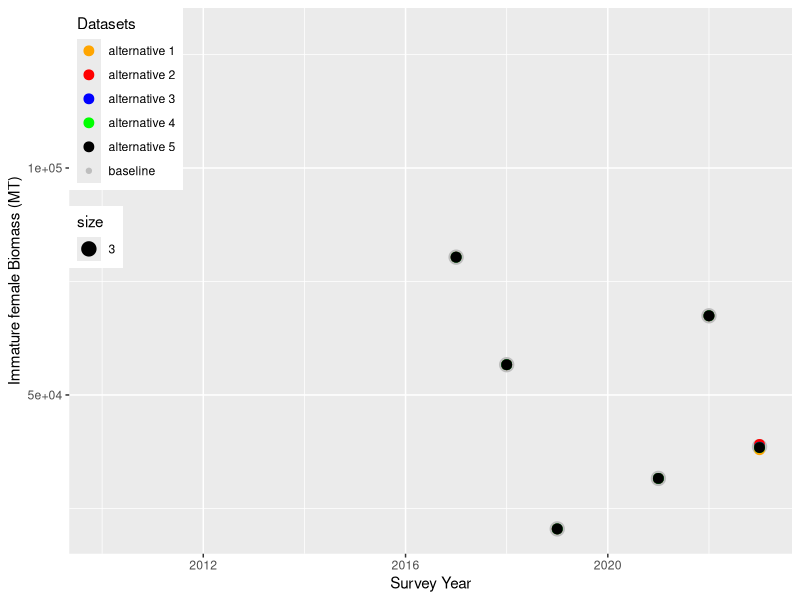
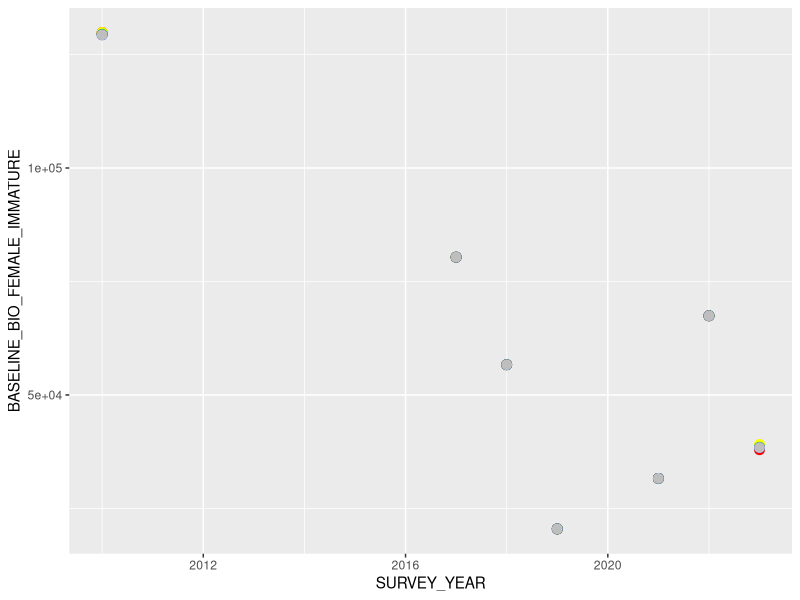
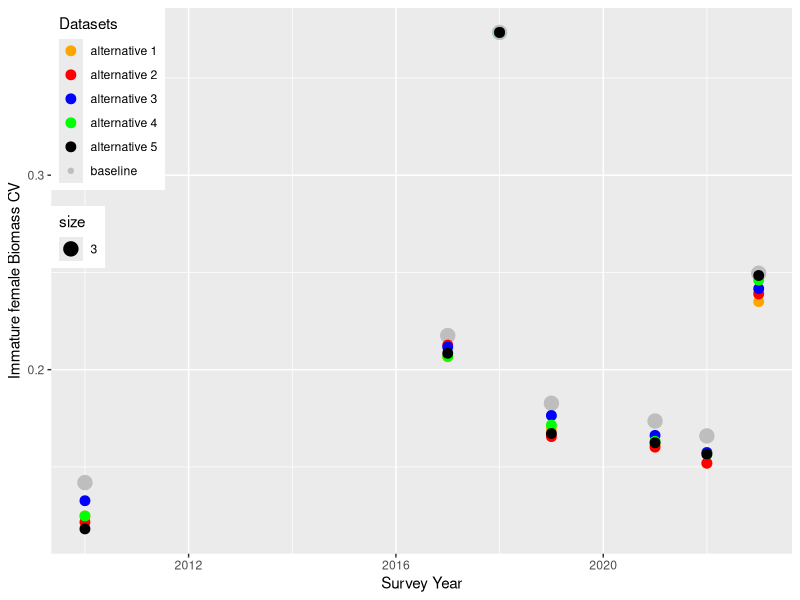
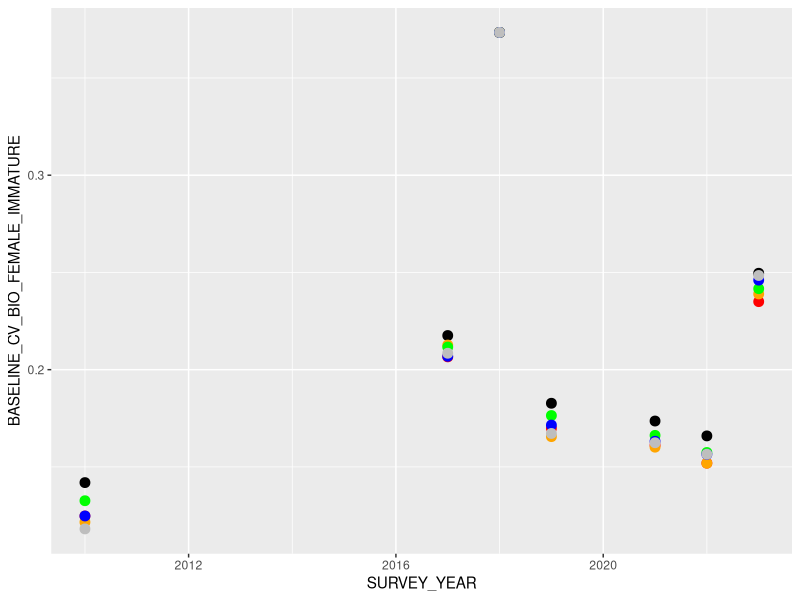
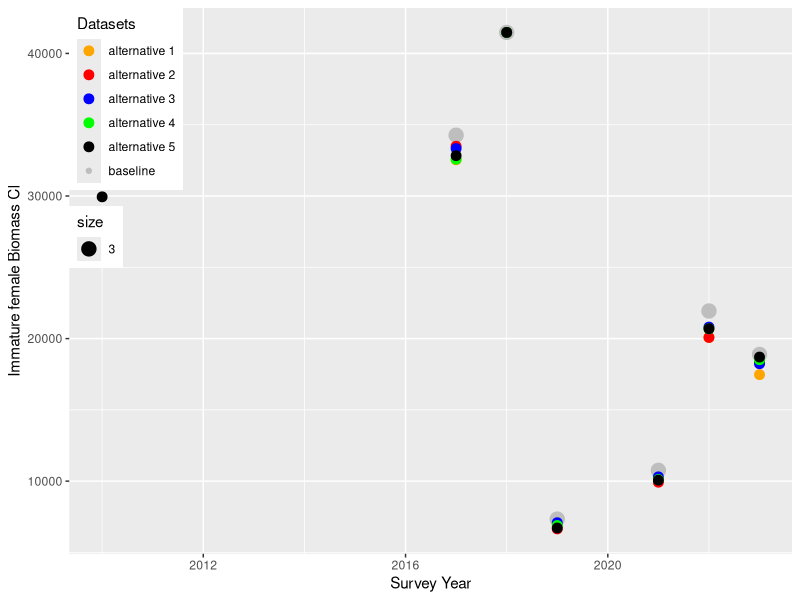
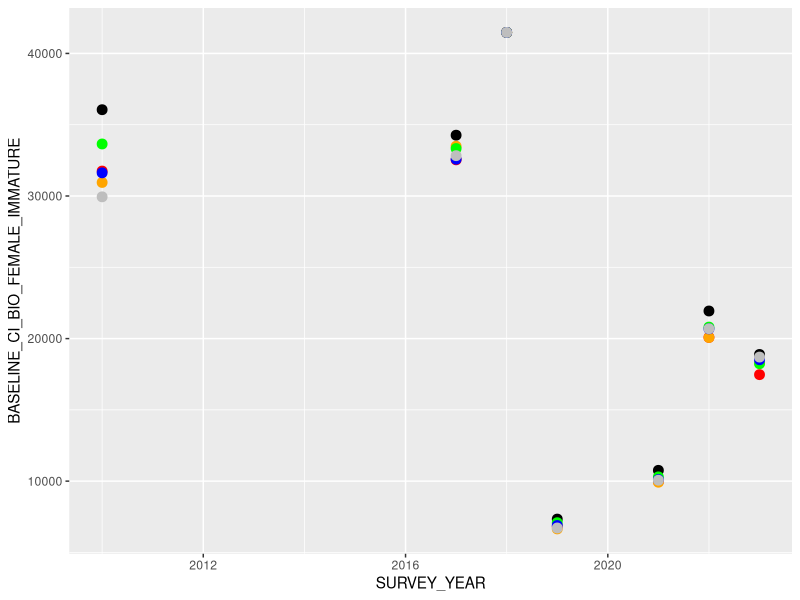

Source code (R) for these figures, in order:
library(tidyverse)
library(ggplot2)
library(dplyr)

##### Import data
base_bio<-read_csv("./Data/nbs_co_bio_baseline_v2022.csv")
alt_1_bio<-read_csv("./Data/nbs_co_bio_alt_strata_1.csv")
alt_2_bio<-read_csv("./Data/nbs_co_bio_alt_strata_2.csv")
alt_3_bio<-read_csv("./Data/nbs_co_bio_alt_strata_3.csv")
alt_4_bio<-read_csv("./Data/nbs_co_bio_alt_strata_4.csv")
alt_5_bio<-read_csv("./Data/nbs_co_bio_alt_strata_5.csv")

base_abun<-read_csv("./Data/nbs_co_abun_baseline_v2022.csv")
alt_1_abun<-read_csv("./Data/nbs_co_abun_alt_strata_1.csv")
alt_2_abun<-read_csv("./Data/nbs_co_abun_alt_strata_2.csv")
alt_3_abun<-read_csv("./Data/nbs_co_abun_alt_strata_3.csv")
alt_4_abun<-read_csv("./Data/nbs_co_abun_alt_strata_4.csv")
alt_5_abun<-read_csv("./Data/nbs_co_abun_alt_strata_5.csv")

base_abun
#########  biomass
base_bio %>%
  select(SURVEY_YEAR, BIOMASS_FEMALE_IMMATURE, CV_BIOMASS_FEMALE_IMMATURE, CI_BIOMASS_FEMALE_IMMATURE) %>%
  rename_all(~c("SURVEY_YEAR", "BASELINE_BIO_FEMALE_IMMATURE", "BASELINE_CV_BIO_FEMALE_IMMATURE", "BASELINE_CI_BIO_FEMALE_IMMATURE")) -> base_immatfembio
  
alt_1_bio %>% 
  select(BIOMASS_FEMALE_IMMATURE, CV_BIOMASS_FEMALE_IMMATURE, CI_BIOMASS_FEMALE_IMMATURE) %>%
     rename_all(~c("ALT1_BIO_FEMALE_IMMATURE", "ALT1_CV_BIO_FEMALE_IMMATURE", "ALT1_CI_BIO_FEMALE_IMMATURE"))-> alt_1_immatfembio

alt_2_bio %>% 
  select(BIOMASS_FEMALE_IMMATURE, CV_BIOMASS_FEMALE_IMMATURE, CI_BIOMASS_FEMALE_IMMATURE) %>%
   rename_all(~c("ALT2_BIO_FEMALE_IMMATURE", "ALT2_CV_BIO_FEMALE_IMMATURE", "ALT2_CI_BIO_FEMALE_IMMATURE"))-> alt_2_immatfembio

alt_3_bio %>% 
  select(BIOMASS_FEMALE_IMMATURE, CV_BIOMASS_FEMALE_IMMATURE, CI_BIOMASS_FEMALE_IMMATURE) %>%
   rename_all(~c("ALT3_BIO_FEMALE_IMMATURE", "ALT3_CV_BIO_FEMALE_IMMATURE", "ALT3_CI_BIO_FEMALE_IMMATURE"))-> alt_3_immatfembio

alt_4_bio %>% 
  select(BIOMASS_FEMALE_IMMATURE, CV_BIOMASS_FEMALE_IMMATURE, CI_BIOMASS_FEMALE_IMMATURE) %>%
   rename_all(~c("ALT4_BIO_FEMALE_IMMATURE", "ALT4_CV_BIO_FEMALE_IMMATURE", "ALT4_CI_BIO_FEMALE_IMMATURE"))-> alt_4_immatfembio

alt_5_bio %>% 
  select(BIOMASS_FEMALE_IMMATURE, CV_BIOMASS_FEMALE_IMMATURE, CI_BIOMASS_FEMALE_IMMATURE) %>%
  rename_all(~c("ALT5_BIO_FEMALE_IMMATURE", "ALT5_CV_BIO_FEMALE_IMMATURE", "ALT5_CI_BIO_FEMALE_IMMATURE"))-> alt_5_immatfembio

all_bio<-as.data.frame(cbind(base_immatfembio, alt_1_immatfembio, alt_2_immatfembio, alt_3_immatfembio, alt_4_immatfembio, alt_5_immatfembio))
###########

base_abun %>%
  select(SURVEY_YEAR, NUM_FEMALE_IMMATURE, CV_NUM_FEMALE_IMMATURE, CI_NUM_FEMALE_IMMATURE) %>%
  rename_all(~c("SURVEY_YEAR", "BASELINE_ABUN_FEMALE_IMMATURE", "BASELINE_CV_ABUN_FEMALE_IMMATURE","BASELINE_CI_ABUN_FEMALE_IMMATURE")) -> base_immatfemabun

alt_1_abun %>%
  select(NUM_FEMALE_IMMATURE, CV_NUM_FEMALE_IMMATURE, CI_NUM_FEMALE_IMMATURE) %>%
  rename_all(~c("ALT1_ABUN_FEMALE_IMMATURE", "ALT1_CV_ABUN_FEMALE_IMMATURE","ALT1_CI_ABUN_FEMALE_IMMATURE")) -> alt_1_immatfemabun

alt_2_abun %>%
  select(NUM_FEMALE_IMMATURE, CV_NUM_FEMALE_IMMATURE, CI_NUM_FEMALE_IMMATURE) %>%
  rename_all(~c("ALT2_ABUN_FEMALE_IMMATURE", "ALT2_CV_ABUN_FEMALE_IMMATURE","ALT2_CI_ABUN_FEMALE_IMMATURE")) -> alt_2_immatfemabun

alt_3_abun %>%
  select(NUM_FEMALE_IMMATURE, CV_NUM_FEMALE_IMMATURE, CI_NUM_FEMALE_IMMATURE) %>%
  rename_all(~c("ALT3_ABUN_FEMALE_IMMATURE", "ALT3_CV_ABUN_FEMALE_IMMATURE","ALT3_CI_ABUN_FEMALE_IMMATURE")) -> alt_3_immatfemabun

alt_4_abun %>%
  select(NUM_FEMALE_IMMATURE, CV_NUM_FEMALE_IMMATURE, CI_NUM_FEMALE_IMMATURE) %>%
  rename_all(~c("ALT4_ABUN_FEMALE_IMMATURE", "ALT4_CV_ABUN_FEMALE_IMMATURE","ALT4_CI_ABUN_FEMALE_IMMATURE")) -> alt_4_immatfemabun

alt_5_abun %>%
  select(NUM_FEMALE_IMMATURE, CV_NUM_FEMALE_IMMATURE, CI_NUM_FEMALE_IMMATURE) %>%
  rename_all(~c("ALT5_ABUN_FEMALE_IMMATURE", "ALT5_CV_ABUN_FEMALE_IMMATURE","ALT5_CI_ABUN_FEMALE_IMMATURE")) -> alt_5_immatfemabun

all_abun<-as.data.frame(cbind(base_immatfemabun, alt_1_immatfemabun, alt_2_immatfemabun, alt_3_immatfemabun, alt_4_immatfemabun, alt_5_immatfemabun))

################################ LE67 BIOMASS #########################################################################
names(all_bio)

ggplot(all_bio, aes(x=SURVEY_YEAR, y=BASELINE_BIO_FEMALE_IMMATURE, color ="baseline", size = 3))+
  geom_point()+  
  geom_point(aes(y=ALT1_BIO_FEMALE_IMMATURE, color = "alternative 1"), size = 3) +
  geom_point(aes(y=ALT2_BIO_FEMALE_IMMATURE, color = "alternative 2"), size = 3)+
  geom_point(aes(y=ALT3_BIO_FEMALE_IMMATURE, color = "alternative 3"), size = 3)+
  geom_point(aes(y=ALT4_BIO_FEMALE_IMMATURE, color = "alternative 4"), size = 3)+
  geom_point(aes(y=ALT5_BIO_FEMALE_IMMATURE, color = "alternative 5"), size = 3)+
  labs(colour="Datasets",y="Immature female Biomass (MT)",x="Survey Year")+ 
  theme(legend.position = c(0, 1),legend.justification = c(0, 1))+
  scale_color_manual(values = c("orange","red", "blue", "green", "black","grey"))
  
  
  
  

ggplot(all_bio, aes(x=SURVEY_YEAR))+
  geom_point(aes(y=BASELINE_BIO_FEMALE_IMMATURE), color ="black", size = 3) +
  geom_point(aes(y=ALT1_BIO_FEMALE_IMMATURE), color = "red", size = 3) +
  geom_point(aes(y=ALT2_BIO_FEMALE_IMMATURE), color = "yellow", size = 3)+
  geom_point(aes(y=ALT3_BIO_FEMALE_IMMATURE), color = "green", size = 3)+
  geom_point(aes(y=ALT4_BIO_FEMALE_IMMATURE), color = "blue", size = 3)+
  geom_point(aes(y=ALT5_BIO_FEMALE_IMMATURE), color = "grey", size = 3)

################################ LE67 BIOMASS CV #########################################################################
names(all_bio)

ggplot(all_bio, aes(x=SURVEY_YEAR, y=BASELINE_CV_BIO_FEMALE_IMMATURE, color ="baseline", size = 3))+
  geom_point()+  
  geom_point(aes(y=ALT1_CV_BIO_FEMALE_IMMATURE, color = "alternative 1"), size = 3) +
  geom_point(aes(y=ALT2_CV_BIO_FEMALE_IMMATURE, color = "alternative 2"), size = 3)+
  geom_point(aes(y=ALT3_CV_BIO_FEMALE_IMMATURE, color = "alternative 3"), size = 3)+
  geom_point(aes(y=ALT4_CV_BIO_FEMALE_IMMATURE, color = "alternative 4"), size = 3)+
  geom_point(aes(y=ALT5_CV_BIO_FEMALE_IMMATURE, color = "alternative 5"), size = 3)+
  labs(colour="Datasets",y="Immature female Biomass CV",x="Survey Year")+ 
  theme(legend.position = c(0, 1),legend.justification = c(0, 1))+
  scale_color_manual(values = c("orange","red", "blue", "green", "black","grey"))


ggplot(all_bio, aes(x=SURVEY_YEAR))+
  geom_point(aes(y=BASELINE_CV_BIO_FEMALE_IMMATURE), color ="black", size = 3) +
  geom_point(aes(y=ALT1_CV_BIO_FEMALE_IMMATURE), color = "red", size = 3) +
  geom_point(aes(y=ALT2_CV_BIO_FEMALE_IMMATURE), color = "orange", size = 3)+
  geom_point(aes(y=ALT3_CV_BIO_FEMALE_IMMATURE), color = "green", size = 3)+
  geom_point(aes(y=ALT4_CV_BIO_FEMALE_IMMATURE), color = "blue", size = 3)+
  geom_point(aes(y=ALT5_CV_BIO_FEMALE_IMMATURE), color = "grey", size = 3)
  

################################ LE67 BIOMASS CI #########################################################################
names(all_bio)

ggplot(all_bio, aes(x=SURVEY_YEAR, y=BASELINE_CI_BIO_FEMALE_IMMATURE, color ="baseline", size = 3))+
  geom_point()+  
  geom_point(aes(y=ALT1_CI_BIO_FEMALE_IMMATURE, color = "alternative 1"), size = 3)+
  geom_point(aes(y=ALT2_CI_BIO_FEMALE_IMMATURE, color = "alternative 2"), size = 3)+
  geom_point(aes(y=ALT3_CI_BIO_FEMALE_IMMATURE, color = "alternative 3"), size = 3)+
  geom_point(aes(y=ALT4_CI_BIO_FEMALE_IMMATURE, color = "alternative 4"), size = 3)+
  geom_point(aes(y=ALT5_CI_BIO_FEMALE_IMMATURE, color = "alternative 5"), size = 3)+
  labs(colour="Datasets",y="Immature female Biomass CI",x="Survey Year")+ 
  theme(legend.position = c(0, 1),legend.justification = c(0, 1))+
  scale_color_manual(values = c("orange","red", "blue", "green", "black", "grey"))


ggplot(all_bio, aes(x=SURVEY_YEAR))+
  geom_point(aes(y=BASELINE_CI_BIO_FEMALE_IMMATURE), color ="black", size = 3)+
  geom_point(aes(y=ALT1_CI_BIO_FEMALE_IMMATURE), color = "red", size = 3)+
  geom_point(aes(y=ALT2_CI_BIO_FEMALE_IMMATURE), color = "orange", size = 3)+
  geom_point(aes(y=ALT3_CI_BIO_FEMALE_IMMATURE), color = "green", size = 3)+
  geom_point(aes(y=ALT4_CI_BIO_FEMALE_IMMATURE), color = "blue", size = 3)+
  geom_point(aes(y=ALT5_CI_BIO_FEMALE_IMMATURE), color = "grey", size = 3)

###########################################################################################################################
#################################### calculate averages for each group/column  across all years############################


all_bio %>%
  select(where(is.numeric)) %>% 
  colMeans(na.rm = TRUE) -> all_bio_avgs

all_abun %>%
  select(where(is.numeric)) %>% 
  colMeans(na.rm = TRUE) -> ll_abun_avgs

all_bio %>%
  select(BASELINE_CV_BIO_FEMALE_IMMATURE,ALT1_CV_BIO_FEMALE_IMMATURE,ALT2_CV_BIO_FEMALE_IMMATURE,ALT3_CV_BIO_FEMALE_IMMATURE,ALT4_CV_BIO_FEMALE_IMMATURE,ALT5_CV_BIO_FEMALE_IMMATURE) %>% 
  colMeans(na.rm = TRUE) %>%
  as.matrix()-> bio_cv_avgs

bio_cv_avgs




  

#################################### Deprecated method ###################################################################
#all_bio %>%
#  select(where(is.numeric)) %>%
# summarise(across(everything(), 
#                  mean,
#                  na.rm = TRUE)) ->all_bio_avgs
#all_bio_avgs
